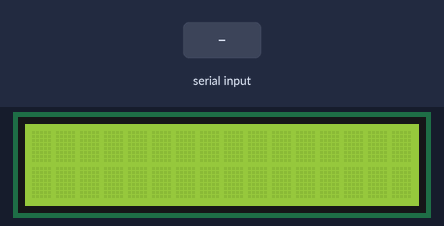
A sketch run on a simulated Arduino Uno, built with avr-gcc and run on an emulated ATmega328P. Parts: 16×2 character LCD. Inputs (shaded band) come from the test bench.

Above: at 1.2 s.
1.3 s: "," received over Serial
At 2.1 s:
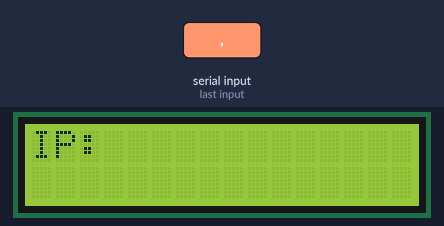
2.8 s: byte 0 ('\0') received over Serial
At 3.3 s:
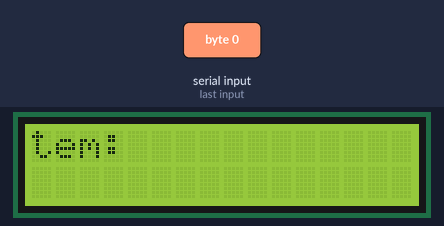
Timing chart, 0 to 5.8 s (numbered marks = the images above; inputs shaded):
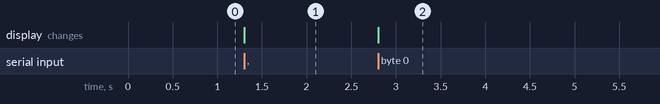

The sketch:

LCDreceiveCut.ino
```cpp
#include <LiquidCrystal.h>
#include <stdlib.h>
#define E_num 10 //要素数

LiquidCrystal lcd(8,9, 4, 5, 6, 7);

void setup(){
  lcd.begin(16, 2);
  Serial.begin(9600);
}

int buf_check(char tmp[],char buf,int j,char mes[])
{
     if(buf == ',' || buf == '\0'){
       lcd.clear();
       lcd.setCursor(0,0);
       lcd.print(mes);

       tmp[j] = '\0';

       lcd.print(tmp);

       return 0;
     }else{
       return 1;
     }

}

void loop() {
 char buf='d',IP[E_num],tem[E_num],humi[E_num],no1[E_num]; //左から端末番号,温度,湿度
 char num;
 int val,j,i=0;
 int flag_n=0;

   for(j=0;buf != '\0';j++){
   while(!Serial.available()); //wait till data coming
     buf = Serial.read();
     switch(flag_n){
       case 0:
          if(buf_check(IP,buf,j,"IP:"))
            IP[j] = buf;
          else{
            flag_n++;
            j = -1;
          }
       break;
       case 1:
          if(buf_check(tem,buf,j,"tem:"))
             tem[j] = buf;
             else{
            flag_n++;
            j = -1;
          }
          break;

       case 2:
          if(buf_check(humi,buf,j,"humi:"))
             humi[j] = buf;
           else{
            flag_n++;
            j = -1;
          }
             break;

       case 3:
          if(buf_check(no1,buf,j,"no1:"))
             no1[j] = buf;
           else{
            flag_n = 0;
            j = -1;
          }
             break;


       default: break;
     }

   }

}
```

Measured:
- after the input at 1.3 s, the display: changes at once (image 1)
- after the input at 2.8 s, the display: changes at once (image 2)
